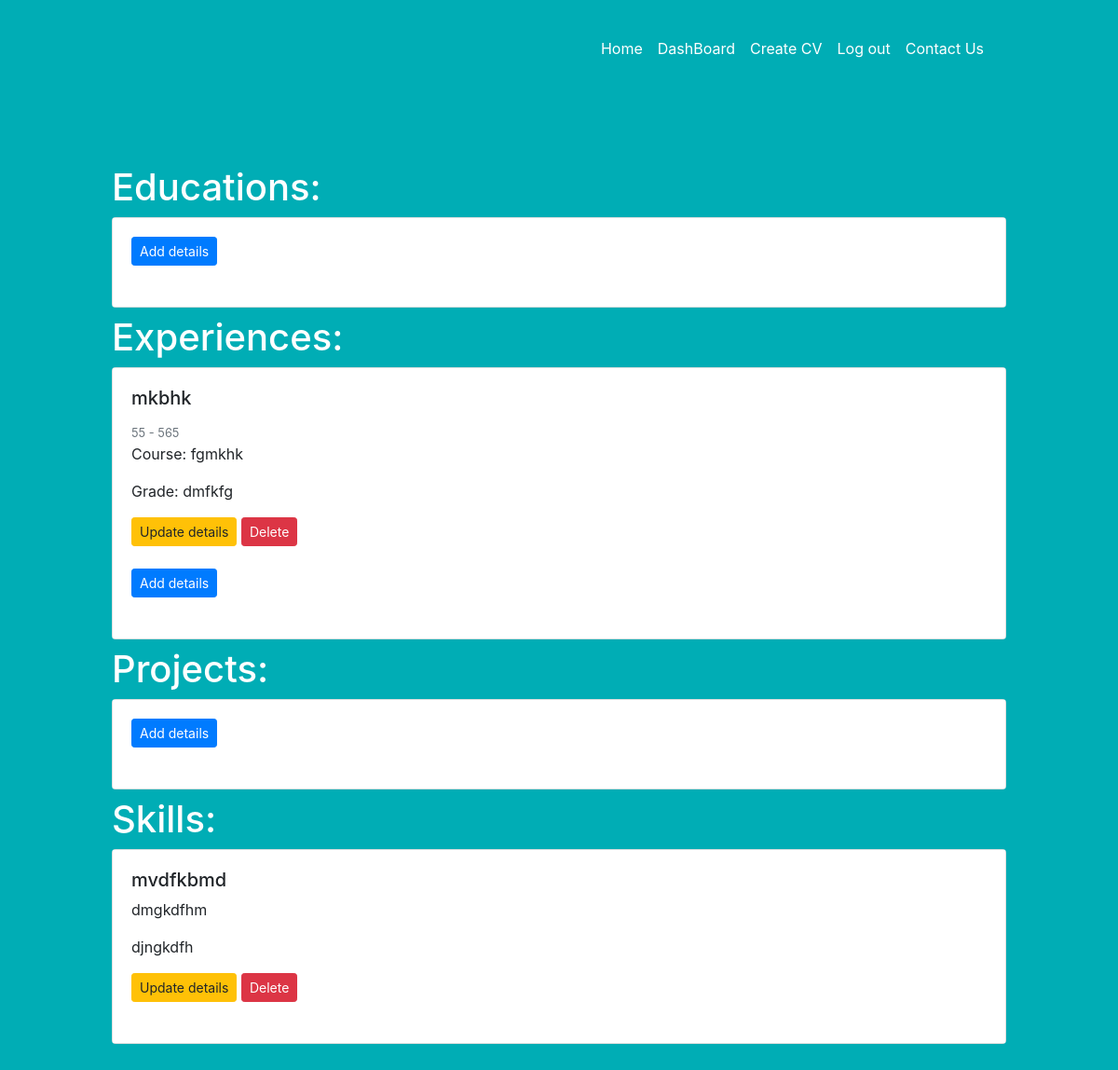
Page /addcv/persondash/36 (signed in) on the committed database.
### addcv/models.py (models this page shows, shortened)
class experience(models.Model):
    added_by = models.ForeignKey(person,
        null=True, blank=True, on_delete=models.CASCADE)
    company=models.CharField(max_length=40)
    startingyear=models.IntegerField()
    endingyear=models.IntegerField()
    post=models.CharField(max_length=20)
    details=models.TextField(max_length=200)

class skill(models.Model):
    added_by = models.ForeignKey(person,
        null=True, blank=True, on_delete=models.CASCADE)
    skill1=models.CharField(max_length=40,blank=True)
    skill2 = models.CharField(max_length=40, blank=True)
    skill3=models.CharField(max_length=40,blank=True)

### addcv/views.py (the view)
# urls.py: path('persondash/<int:person_id>', views.personaldash, name='persondash'),
def personaldash(request,person_id):
    current_user = request.user
    current_person = person.objects.get(added_by=current_user,id=person_id)
    print(current_person)
    cont = education.objects.filter(added_by=current_person)
    context = experience.objects.filter(added_by=current_person)
    pro = projects.objects.filter(added_by=current_person)
    ski = skill.objects.filter(added_by=current_person)
    return render(request, 'addcv/persondashboard.html', {'contents': cont, 'experiences': context,
    'projects':pro,'person_id':person_id,'skills':ski})

### addcv/models.py (called while the page is built)
    def __str__(self):
        return self.firstname

### addcv/templates/addcv/persondashboard.html (shortened to what this page needs)
{% extends 'seavs/base.html' %}
{% load crispy_forms_tags %}
{% block content %}
<div class="container-fluid">
  <h1 style="color:#fff">Educations: </h1>
<div class="card mb-2" >
  <div class="card-body" style="background-color:#fff">
    <a href="{% url 'ed' person_id %}" class="btn btn-primary btn-sm">Add details</a><br><br>
  </div>
</div>
  <h1 style="color:#fff">Experiences: </h1>
<div class="card mb-2" >
  <div class="card-body" style="background-color:#fff">
    {% for exp in experiences %}
    <h5 class="card-title">{{exp.company}}</h5>
    <small class="text-muted"> {{exp.startingyear}} - {{exp.endingyear}} </small>
    <p class="card-text">Course: {{exp.post}}</p>
    <p class="card-text">Grade: {{exp.details}}</p>
    <a href="{% url 'updateexperience' person_id exp.id %}" class="btn btn-warning btn-sm">Update details</a>
    <a href="{% url 'deleteexperience' person_id exp.id %}" class="btn btn-danger btn-sm">Delete</a><br><br>
    {% endfor %}
    <a href="{% url 'ex' person_id %}" class="btn btn-primary btn-sm">Add details</a><br><br>
  </div>
</div>
  <h1 style="color:#fff">Projects: </h1>
<div class="card mb-2" >
  <div class="card-body" style="background-color:#fff">
    <a href="{% url 'project' person_id %}" class="btn btn-primary btn-sm">Add details</a><br><br>
  </div>
</div>
  <h1 style="color:#fff">Skills: </h1>
<div class="card mb-2" >
  <div class="card-body" style="background-color:#fff">
    {% for skill in skills %}
    <h5 class="card-text">{{skill.skill1}}</h5>
    <p class="card-text"> {{skill.skill2}} </p>
    <p class="card-text">{{skill.skill3}}</p>
    <a href="#" class="btn btn-warning btn-sm">Update details</a>
    <a href="#" class="btn btn-danger btn-sm">Delete</a><br><br>
    {% endfor %}
  </div>
</div>
</div>
{% endblock content %}

### seavs/static/seavs/main.css (style rules this page uses)
body { background-color: #00adb5; margin-bottom: 20px; }
.container-fluid { padding: 2% 10%; align-content: center; }
.card-body { background-color: #fff; }

### rows in the picture
experience: company "mkbhk", startingyear "55", endingyear "565", post "fgmkhk", details "dmfkfg"
skill: skill1 "mvdfkbmd", skill2 "dmgkdfhm", skill3 "djngkdfh"
